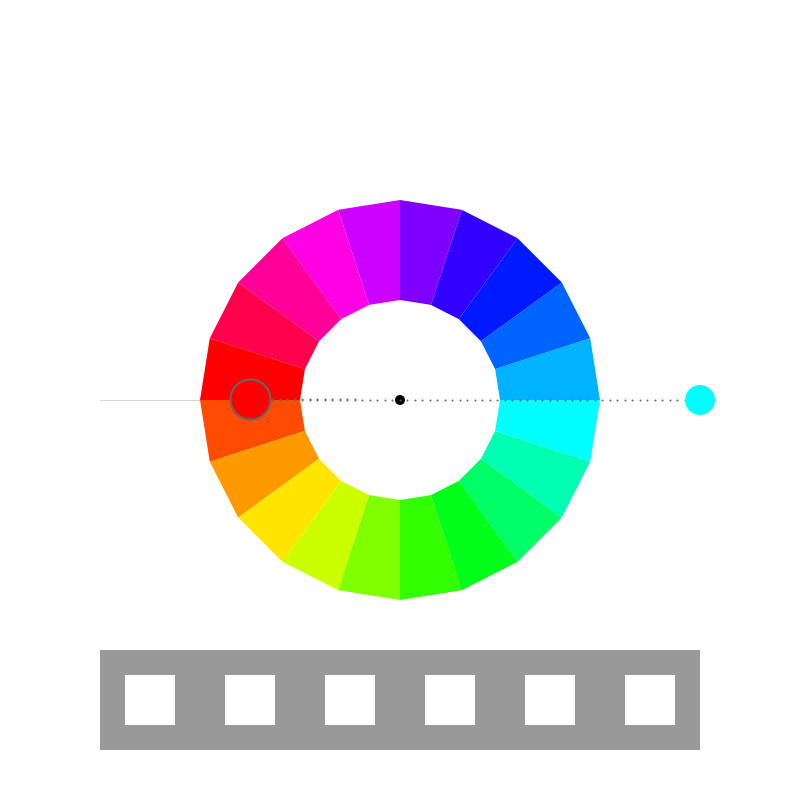
Frame 1 (no input)
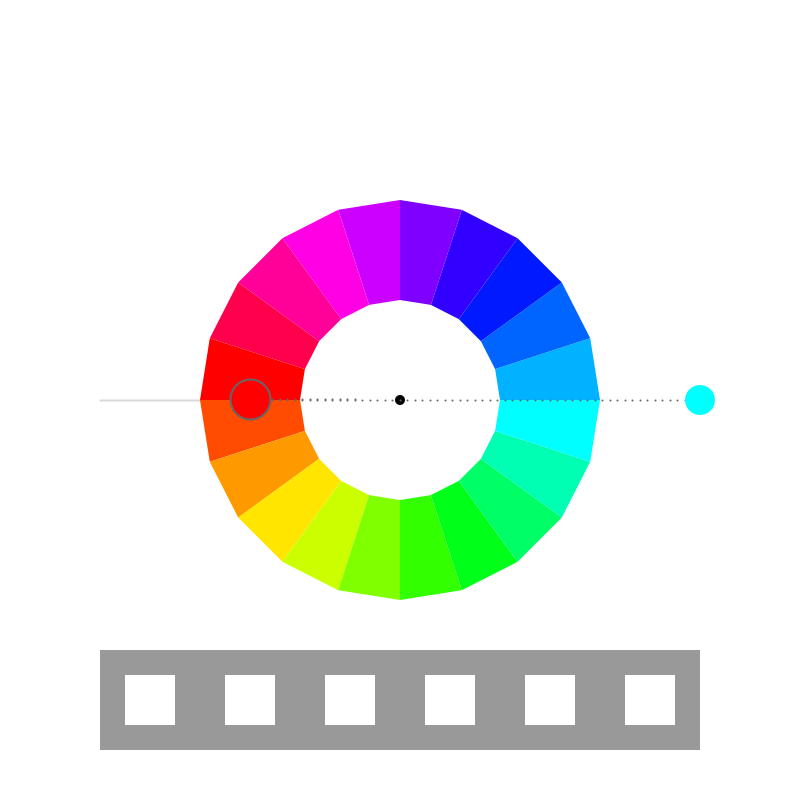
Frame 60 (the mouse pressed at the canvas centre just before this capture)
Frame 120 (the mouse held since frame 60 and released just before this capture): identical to frame 60, image omitted

The Processing sketch that drew these frames (run headless with seeded random() and noise(); from frame 60 on, the mouse is pressed at the canvas centre):

// Processing sketch: processing_153100
// ── processing_153100.pde

/*
 * Creative Coding
 * Week 4, 01 - an interactive colour wheel picker
 * by Indae Hwang and Jon McCormack
 * Copyright (c) 2014 Monash University
 *
 * This program draws an interactive colour selection wheel
 * Drag the colour circle around the hue wheel to change hue, change the distance
 * from the wheel to control brightness.
 *
 * Another colour circle is displayed showing the colour 180 degrees from the current colour
 *
 */
 
// colourHandle: the user interface element to changing colours over the wheel
// It has a postion and a size
//
float colorHandleX;
float colorHandleY;
float handleSize = 30;
 
// boolean isLocked
// the state of handle: when the color handle is pressed,
// color hand is locked–released as the left mouse button is released
//
boolean isLocked = false;
 
// Wheel radius: inner and outer
//
float innerR = 100; // inner
float outerR = 200; // outer
float outerR2 = outerR * 1.5; // limit of the handle's "pull" range
 
// current and complementry colour
float hueValue = 180;
float saturationValue = 100;
float brightValue = 100;
float complementryHue = 0;
 
// Number of swatches and arrays to store the colours for each swatch
int swatches = 6;
float [][] swatchColour;
float [][] swatchCompColour;
int activeSwatch = 0;
 
void setup() {
 
  size(800, 800);
  colorMode(HSB, 360, 100, 100); // use HSB colour mode, H=0->360, S=0->100, B=0->100
 
  colorHandleX = width/2+300;
  colorHandleY = height/2;
 
  // set up the initial swatches
  swatchColour = new float [swatches][3];
  swatchCompColour = new float [swatches][3] ;
 
 // subtle modifcation to a grey neutral swatch
  for (int i=0; i<swatches; i++){
    swatchColour [i][0] = 0;
    swatchColour [i][1] = 0;
    swatchColour [i][2] = 60;
    swatchCompColour [i][0] = 0;
    swatchCompColour [i][1] = 0;
    swatchCompColour [i][2] = 100;
  
  }
}
 
 
void draw() {
  //Since were using HSB colour mode this clears the display window to white
  //         H  S  B
  background(0, 0, 100);
 
  // draw reference line at the 0/360 hue boundary
  stroke(0, 40);
  line(width/2 - innerR, height/2, width/2 - outerR2, height/2);
 
  //draw itten's color wheel - we'll use a QUAD_STRIP for this
  noStroke();
  beginShape(QUAD_STRIP);
  for (int i=0; i<=20; i++) {
    float angle = radians(18*i-90); // 20 x 18 degree steps
 
    //   Hue   Sat  Brightness
    fill(18*i, 100, 100);
 
    //outside(top)
    vertex(width/2 + outerR*sin(angle), height/2 + outerR*cos(angle) );
    //inside(down)
    vertex(width/2 + innerR*sin(angle), height/2 + innerR*cos(angle) );
  }
  endShape(CLOSE);
 
  // colour handle Position Update
  colorHandleUpdate();
 
  //draw dotted line from center to colorhandle
  dotLine(width/2, height/2, colorHandleX, colorHandleY, 40);
 
  //draw color handle
  noStroke();
  fill(0);
  ellipse(width/2, height/2, 10, 10);
   
  //   Hue       Sat      Brightness
  fill(hueValue, saturationValue, brightValue);
  ellipse(colorHandleX, colorHandleY, handleSize, handleSize );
 
  //complementry color for colorHandle (comHand)
  float angleComHand = map( atan2(colorHandleX-width/2, colorHandleY-height/2), -PI, PI, TWO_PI, 0) + HALF_PI;
  float radiusComeHand = 150;
  float comHandX = width/2  + radiusComeHand * cos(angleComHand);
  float comHandY = height/2 + radiusComeHand * sin(angleComHand);
 
  //dotline from center to comHand
  dotLine(width/2, height/2, comHandX, comHandY, 20);
 
  complementryHue = calculateCompHue(hueValue);
 
  //println("hueValue: "+hueValue + " + "+"comhue: "+complementryHue);
 
  fill( complementryHue, saturationValue, brightValue );
  ellipse(comHandX, comHandY, 40, 40);
 
  if (isLocked) {
    // set up for active swatch colour
    swatchColour [activeSwatch][0] = hueValue;
    swatchColour [activeSwatch][1] = saturationValue;
    swatchColour [activeSwatch][2] = brightValue;
    // set up for active swatch comp colour
    swatchCompColour [activeSwatch][0] = complementryHue;
    swatchCompColour [activeSwatch][1] = saturationValue;
    swatchCompColour [activeSwatch][2] = brightValue;
  }
  for (int i=0; i<swatches; i++){
     //squareSwatch(100+(i*100),650,100,100,i);
     squareSwatch(100+(i*100),650,100,100,i);
  }
}
 
/*
 * squareSwatch
 *
 * Draw two squares and fill colour and its compliment
 *
 */
  void squareSwatch(float x, float y, float w, float h, int swatch){
  noStroke();
  fill(swatchColour [swatch][0], swatchColour [swatch][1], swatchColour [swatch][2]); 
  rect(x,y,w,h);
  fill(swatchCompColour [swatch][0], swatchCompColour [swatch][1], swatchCompColour [swatch][2]);  
  rect(x+w/4,y+h/4,w/2,h/2);
 }
 
/*
 * calculateCompHue
 *
 * Calculates the complimentary hue from the hue supplied
 */
float calculateCompHue(float hueValue) {
 
  // Calculate complimentary color with hueValue
  // The complimentary colour should be 180 degrees opposite the selected colour
  if (hueValue >= 180 && hueValue < 360) {
    return hueValue-180;
  }
  else
    return hueValue+180;
}
 
/*
 * colorHandleUpdate
 *
 * Updates the position and orientation of the colour handle based on
 * mouse position when left mouse button is pressed.
 */
void colorHandleUpdate() {
 
  // isLocked will be true if we pressed the mouse down while over the handle
  if (isLocked) {
 
    // calculate angle of handle based on mouse position
    // atan2 value is in the range from pi to -pi
    float angle = atan2(mouseY-height/2, mouseX-width/2  );
    float distance = dist(mouseX, mouseY, width/2, height/2);
    float radius = constrain(distance, outerR, outerR2);
    colorHandleX = width/2  + radius * cos(angle);
    colorHandleY = height/2 + radius * sin(angle);
 
    hueValue = map (degrees(angle), -180, 180, 360, 0);
 
    // map distance from outer edge of the wheel to saturation or brightness
    if (keyPressed) {
      saturationValue = map(radius, outerR, outerR2, 0, 100);
    } else {
      brightValue = map(radius, outerR, outerR2, 0, 100);
    }
 
    //Shape for the locked colorHandle
    noStroke();
    fill(0, 0, 85);
    ellipse(colorHandleX, colorHandleY, handleSize+20, handleSize+20);
  }
}
 
/*
 * isWithinCircle
 * boolean function that returns true if the mouse is within the circle with centre (x,y) radius r
 */
boolean isWithinCircle(float x, float y, float r) {
  float distance = dist(mouseX, mouseY, x, y);
  return (distance <= r);
}
 
/*
 * dotLine
 * draw a dotted line from (x1,y1) to (x2,y2)
 */
void dotLine(float x1, float y1, float x2, float y2, int dotDetail) {
 
  for (int i=0; i<=dotDetail; i++) {
    float dotDetailFloat = (float) dotDetail;
    float dotX = lerp(x1, x2, i/dotDetailFloat);
    float dotY = lerp(y1, y2, i/dotDetailFloat);
    strokeWeight(2);
    stroke(0, 0, 40);
    point(dotX, dotY);
  }
}
 
/*
 * mousePressed
 * When mouse button is first pressed, check if the user has pressed over the colour handle
 * If so, set isLocked to true to lock manipulation of the handle
 *
 */
void mousePressed() {
  if (isWithinCircle(colorHandleX, colorHandleY, handleSize)) {
    isLocked = true;
  }
}
 
/*
 * mouseReleased
 * Unlock control of the handle
 *
 */
void mouseReleased() {
  isLocked = false;
  activeSwatch = activeSwatch + 1;
  activeSwatch = activeSwatch % swatches;
}
